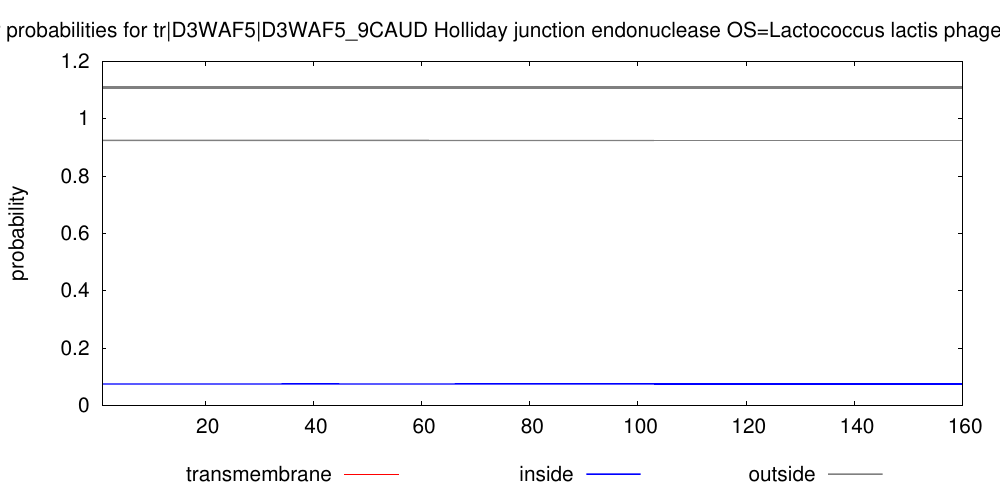

The script that saved this image:
set arrow from 1,1.11 to 160,1.11 nohead lt 9 lw 10
set key below
set title "TMHMM posterior probabilities for tr|D3WAF5|D3WAF5_9CAUD Holliday junction endonuclease OS=Lactococcus lactis phage p2 PE=4 SV=1 ORF=48"
set yrange [0:1.2]
set size 2., 1.4
#set xlabel "position"
set ylabel "probability"
set xrange [1:160]
# Make the ps plot
set term postscript eps color solid "Helvetica" 30
set output "./TMHMM_9908/tr_D3WAF5_D3WAF5_9CAUD.eps"
plot "./TMHMM_9908/tr_D3WAF5_D3WAF5_9CAUD.plp" using 1:4 title "transmembrane" with impulses lt 1 lw 3, \
"" using 1:3 title "inside" with line lt 3 lw 4, \
"" using 1:5 title "outside" with line lt 9 lw 4
exit
